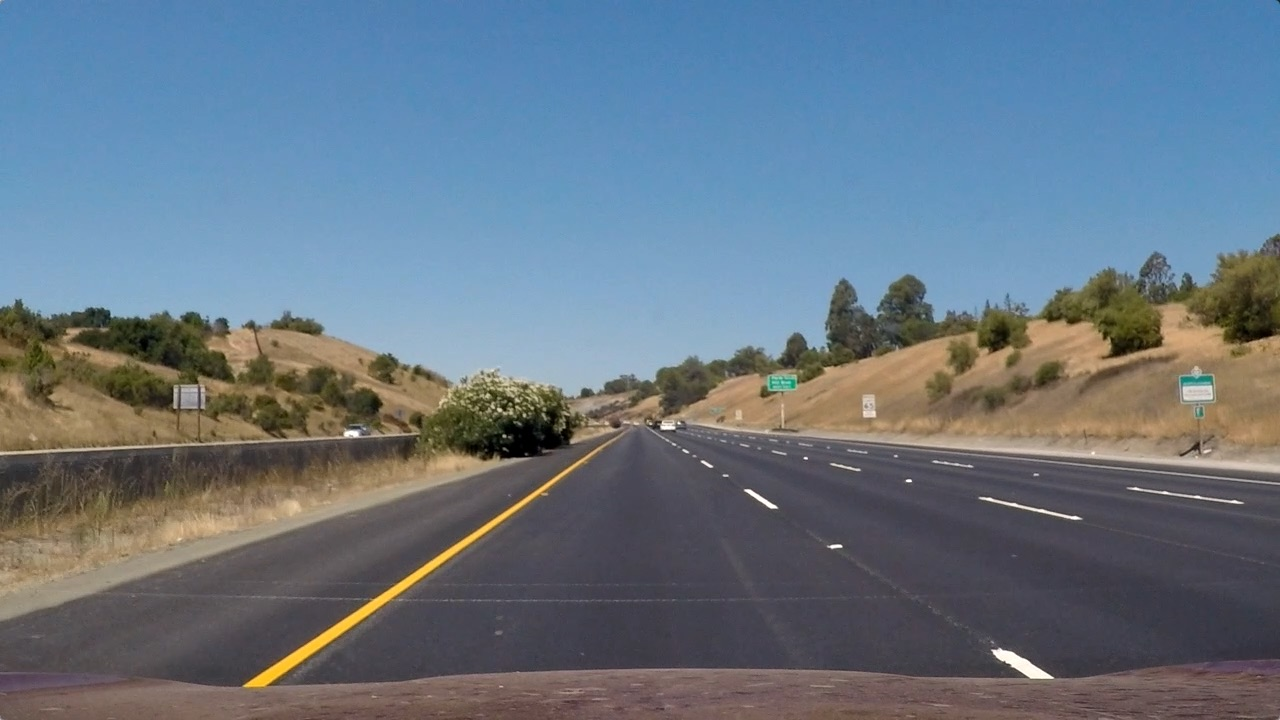
#> input picture test_images/straight_lines1.jpg, 1280 x 720 px
$ python -i gradient_threshold.py   (imports and definitions only)   (older library calls are emulated)
#> lines starting #> are read from the running program, lines starting #| are printed output that depends on the picture; after the words box and inside, x2 and y2 are one past the last pixel; in counts of white or black regions, pixels touching at a corner belong together
#
import cv2
import numpy as np


class Gradient_Threshold:
    #def __init__(self):

    def dir_thresh(self, sobelx, sobely):
        abs_sobelx = np.abs(sobelx)
        abs_sobely = np.abs(sobely)
        scaled_sobel = np.arctan2(abs_sobely, abs_sobelx)
        sxbinary = np.zeros_like(scaled_sobel)
        sxbinary[(scaled_sobel >= 0.7) & (scaled_sobel <= 1.2)] = 1
        return sxbinary

    def mag_thresh(self, sobelx, sobely):
        gradmag = np.sqrt(sobelx ** 2 + sobely ** 2)
        scale_factor = np.max(gradmag) / 255
        gradmag = (gradmag / scale_factor).astype(np.uint8)
        binary_output = np.zeros_like(gradmag)
        binary_output[(gradmag >= 50) & (gradmag <= 255)] = 1
        return binary_output

    def color_thresh(self, img):
        img = cv2.cvtColor(img, cv2.COLOR_RGB2HSV)

        yellow_min = np.array([15, 100, 120], np.uint8)
        yellow_max = np.array([80, 255, 255], np.uint8)
        yellow_mask = cv2.inRange(img, yellow_min, yellow_max)

        white_min = np.array([0, 0, 200], np.uint8)
        white_max = np.array([255, 30, 255], np.uint8)
        white_mask = cv2.inRange(img, white_min, white_max)

        binary_output = np.zeros_like(img[:, :, 0])
        binary_output[((yellow_mask != 0) | (white_mask != 0))] = 1

        filtered = img
        filtered[((yellow_mask == 0) & (white_mask == 0))] = 0

        return binary_output

    def threshold(self, img):
        # Choose a Sobel kernel size, Choose a larger odd number to smooth gradient measurements
        sobelx = cv2.Sobel(img[:, :, 2], cv2.CV_64F, 1, 0, ksize=15)
        sobely = cv2.Sobel(img[:, :, 2], cv2.CV_64F, 0, 1, ksize=15)

        direc = self.dir_thresh(sobelx, sobely)
        mag = self.mag_thresh(sobelx, sobely)
        color = self.color_thresh(img)

        combined = np.zeros_like(direc)
        combined[((color == 1) & ((mag == 1) | (direc == 1)))] = 1

        return combined

>>> import cv2
>>> picture = cv2.cvtColor(cv2.imread('../test_images/straight_lines1.jpg'), cv2.COLOR_BGR2RGB)
>>> result = Gradient_Threshold().threshold(picture)
#> in threshold, `sobely = cv2.Sobel(img[:, :, 2], cv2.CV_64F, 0, 1, ksize=15)`:
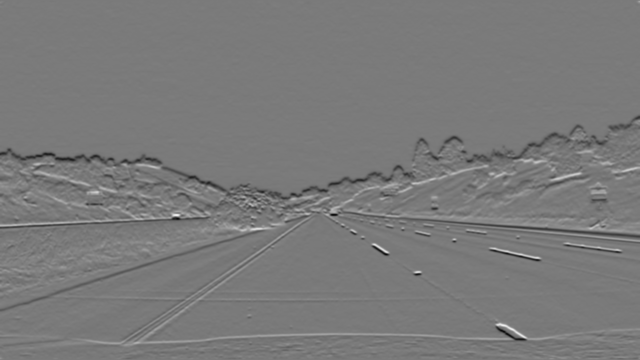
#> sobely: shape (720, 1280) float64 (shown at 1/2 size); min -4.52e+09, max 4.89e+09, mean -17791522.4; drawn with min black and max white
#> in dir_thresh, `scaled_sobel = np.arctan2(abs_sobely, abs_sobelx)`:
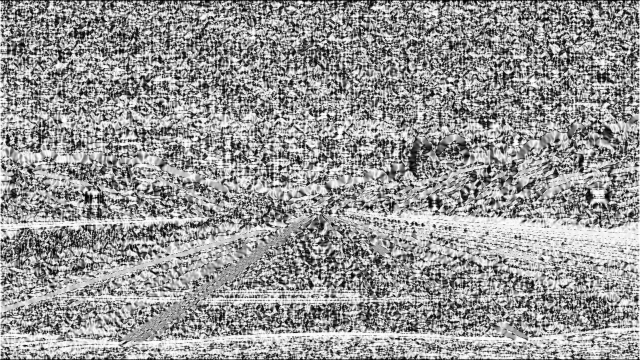
#> scaled_sobel: shape (720, 1280) float64 (shown at 1/2 size); min 0, max 1.57, mean 0.928; drawn with min black and max white
#> in threshold, `direc = self.dir_thresh(sobelx, sobely)`:
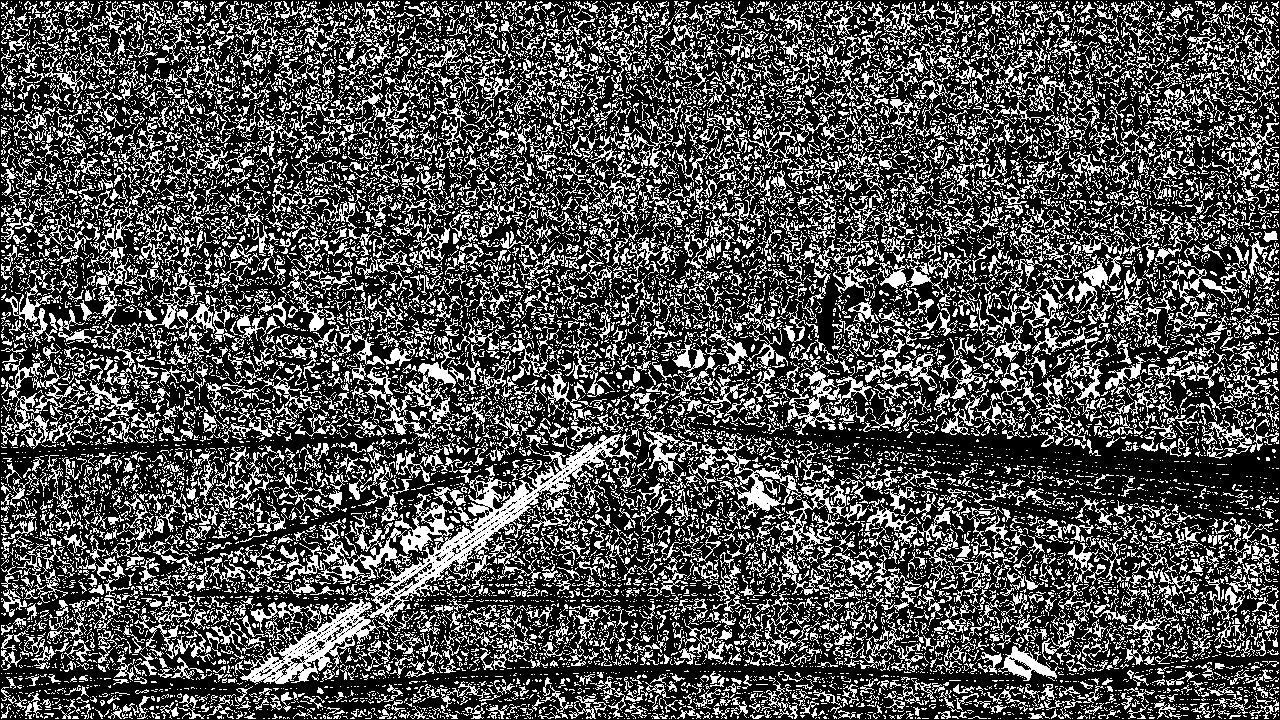
#> direc: shape (720, 1280) float64; values 0 (black) and 1 (white), 31.3% white in thin lines or dots
#> in mag_thresh, `scale_factor = np.max(gradmag) / 255`: scale_factor = 19176206.1
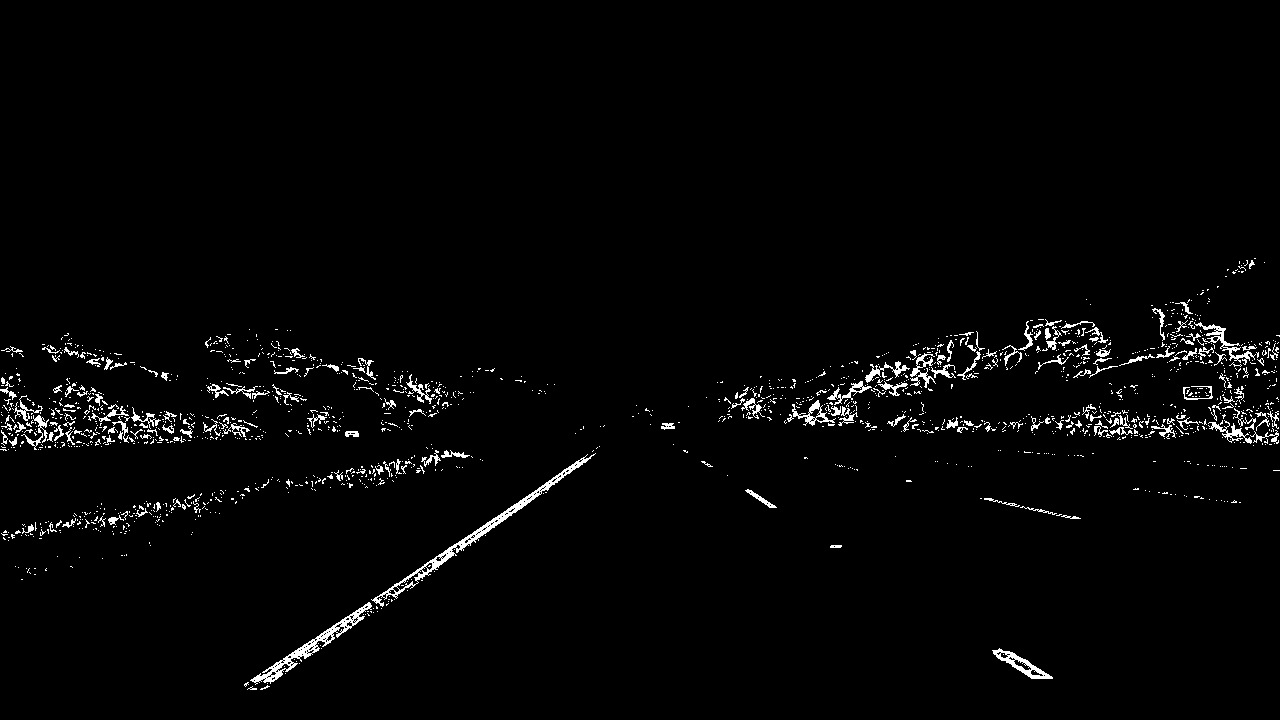
#> result: shape (720, 1280) float64; values 0 (black) and 1 (white), 2.2% white in thin lines or dots, all inside (x1, y1, x2, y2) = (0, 258, 1280, 690)

$ run again, on test_images/straight_lines2.jpg
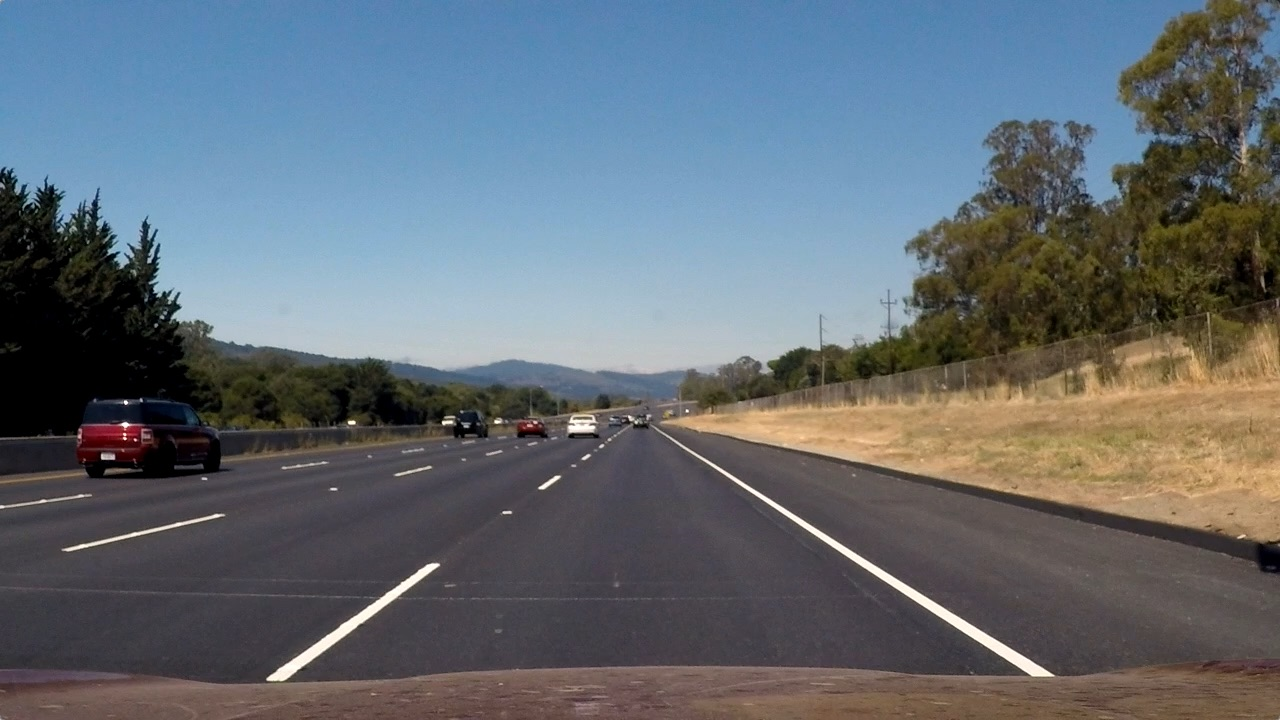
#> input picture test_images/straight_lines2.jpg, 1280 x 720 px
#> in threshold, `direc = self.dir_thresh(sobelx, sobely)`:
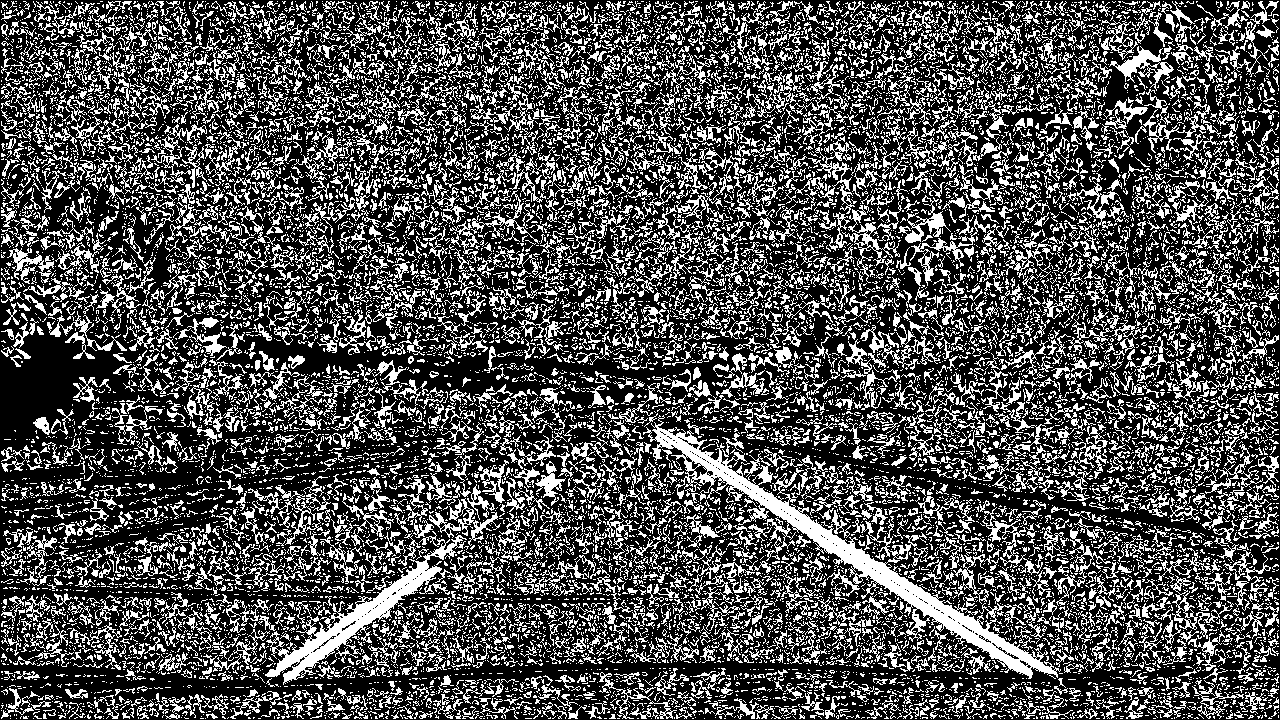
#> direc: shape (720, 1280) float64; values 0 (black) and 1 (white), 31.1% white in thin lines or dots
#> scale_factor = 21960613.8
#> mag: shape (720, 1280); values 0 (black) and 1 (white), 5% white; 372 white regions (202 under 20 px), largest, box (x1, y1, x2, y2) and area: (0, 165, 949, 390) 10527, (656, 427, 1094, 680) 5164, (264, 560, 442, 683) 2671
#> img: shape (720, 1280, 3); mean H, S, V 81.6, 75.9, 127.4
#> yellow_mask: shape (720, 1280); 5.9% white; 143 white regions (136 under 20 px), largest, box (x1, y1, x2, y2) and area: (682, 322, 1280, 539) 53153, (864, 698, 904, 712) 222, (698, 410, 725, 416) 63
#> white_mask: shape (720, 1280); 1.8% white; 152 white regions (140 under 20 px), largest, box (x1, y1, x2, y2) and area: (220, 322, 770, 366) 10051, (669, 437, 1054, 676) 3023, (267, 564, 439, 681) 1871
#> filtered: shape (720, 1280, 3); mean H, S, V 2.3, 7.1, 14.3
#> color: shape (720, 1280); values 0 (black) and 1 (white), 7.6% white; 295 white regions (276 under 20 px), largest, box (x1, y1, x2, y2) and area: (682, 322, 1280, 539) 53153, (220, 322, 770, 366) 10051, (669, 437, 1054, 676) 3023
#> `result = Gradient_Threshold().threshold(picture)`:
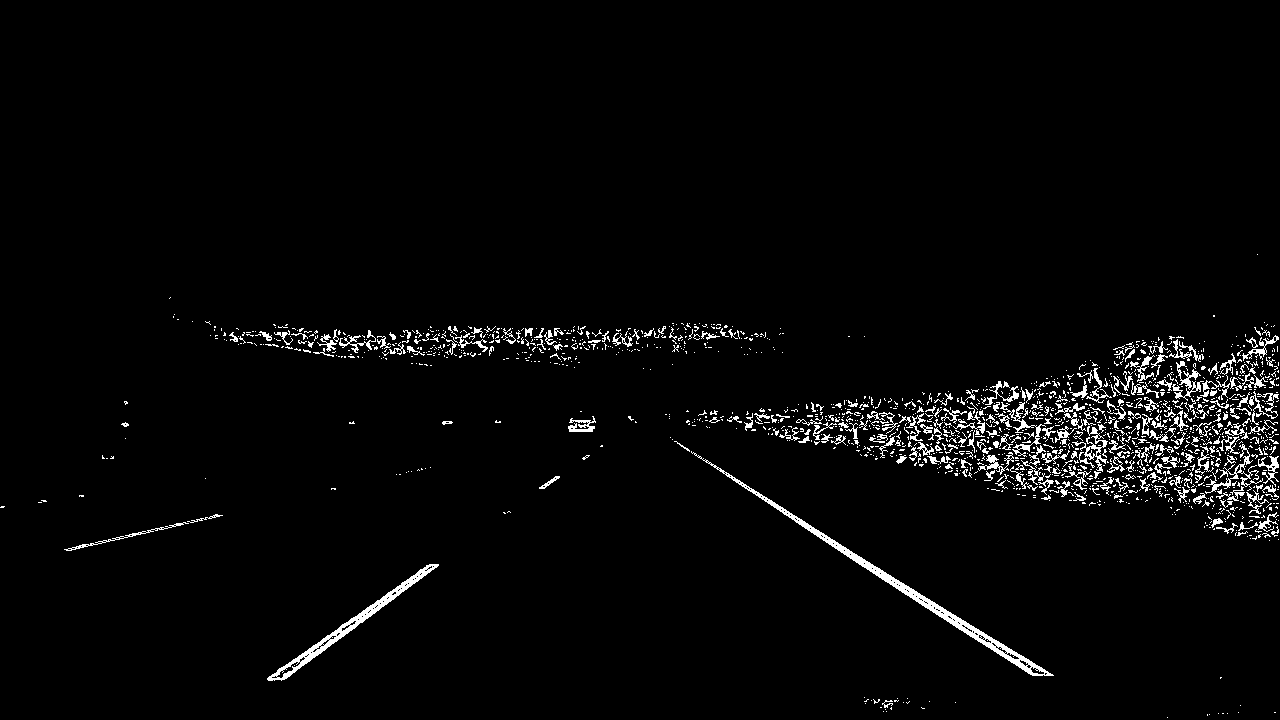
#> result: shape (720, 1280) float64; values 0 (black) and 1 (white), 2.8% white in thin lines or dots, all inside (x1, y1, x2, y2) = (0, 254, 1279, 718)

$ run again, on test_images/test1.jpg
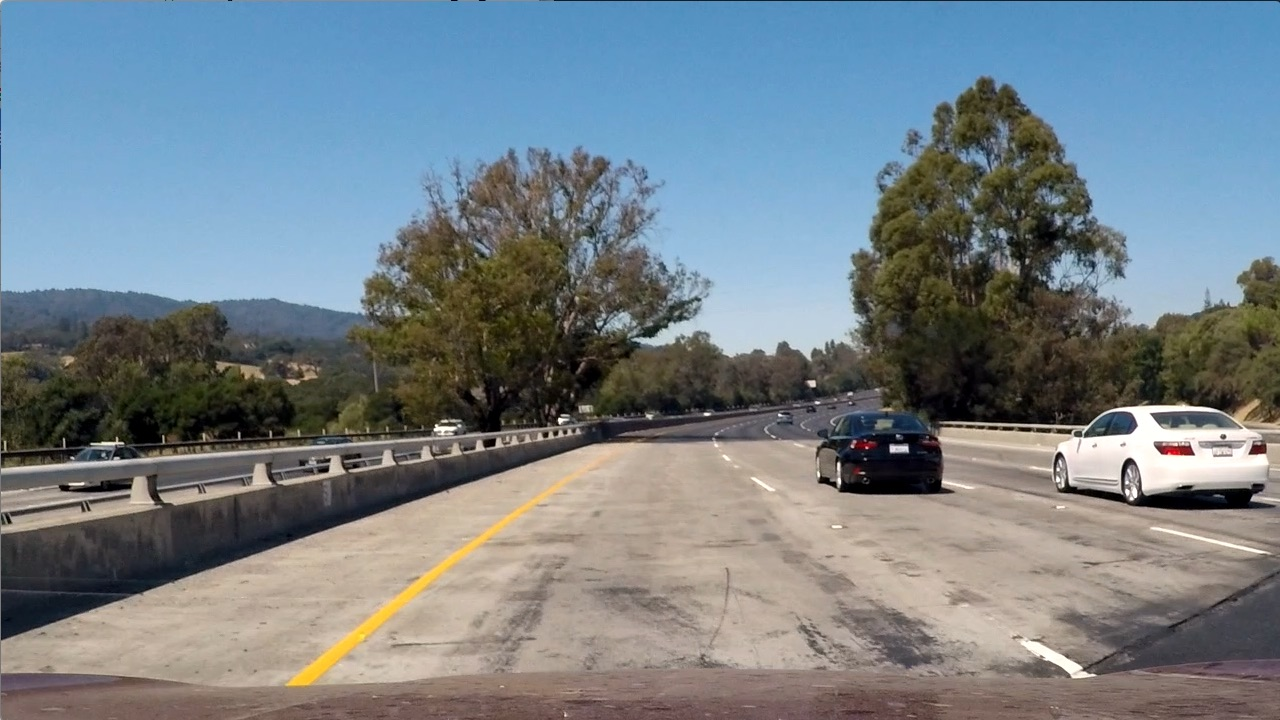
#> input picture test_images/test1.jpg, 1280 x 720 px
#> in threshold, `direc = self.dir_thresh(sobelx, sobely)`:
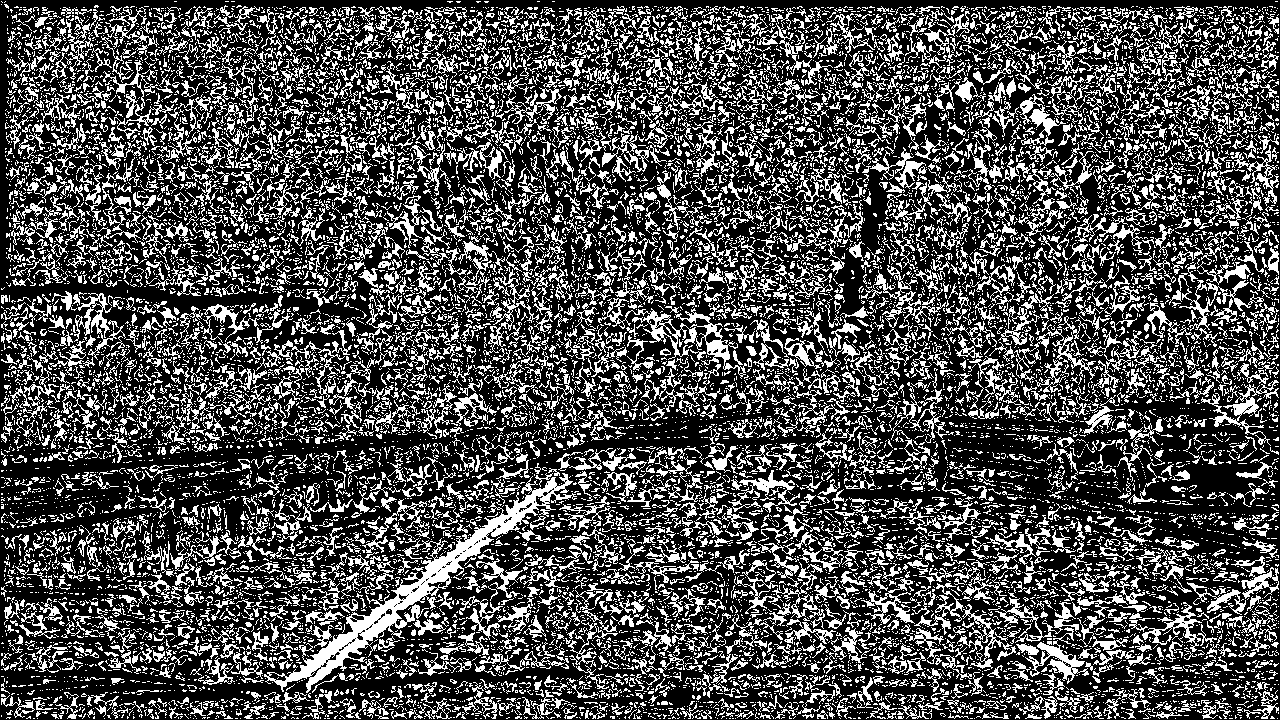
#> direc: shape (720, 1280) float64; values 0 (black) and 1 (white), 30.3% white in thin lines or dots
#> scale_factor = 25158773.6
#> mag: shape (720, 1280); values 0 (black) and 1 (white), 7.6% white; 521 white regions (293 under 20 px), largest, box (x1, y1, x2, y2) and area: (815, 397, 1280, 513) 11540, (846, 74, 1131, 355) 5096, (0, 411, 572, 470) 4344
#> img: shape (720, 1280, 3); mean H, S, V 60.3, 78, 149.5
#> yellow_mask: shape (720, 1280); 0.46% white; 30 white regions (28 under 20 px), largest, box (x1, y1, x2, y2) and area: (286, 477, 571, 688) 4097, (1243, 412, 1254, 421) 34
#> white_mask: shape (720, 1280); 1.6% white; 237 white regions (203 under 20 px), largest, box (x1, y1, x2, y2) and area: (1054, 405, 1269, 491) 9362, (706, 330, 831, 359) 1198, (1019, 637, 1096, 678) 798
#> filtered: shape (720, 1280, 3); mean H, S, V 0.6, 1, 4.9
#> color: shape (720, 1280); values 0 (black) and 1 (white), 2.1% white; 267 white regions (231 under 20 px), largest, box (x1, y1, x2, y2) and area: (1054, 405, 1269, 491) 9362, (286, 477, 571, 688) 4097, (706, 330, 831, 359) 1198
#> `result = Gradient_Threshold().threshold(picture)`:
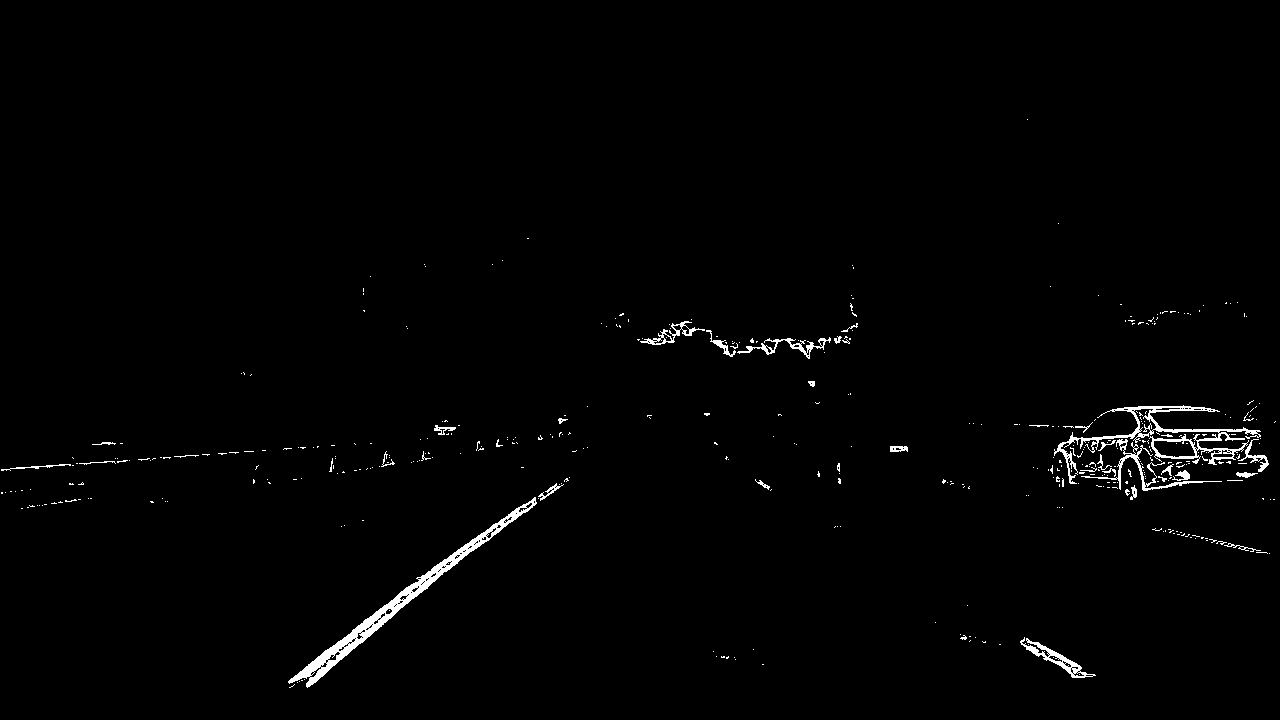
#> result: shape (720, 1280) float64; values 0 (black) and 1 (white), 1.2% white; 425 white regions (386 under 20 px), largest, box (x1, y1, x2, y2) and area: (288, 497, 537, 688) 3329, (1054, 405, 1261, 484) 2373, (1081, 439, 1222, 491) 696
